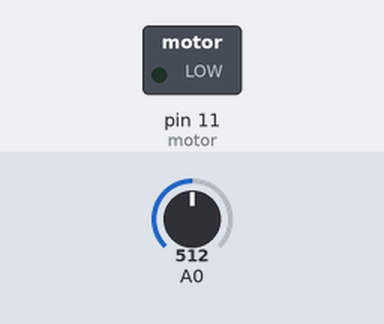
This sketch was run on a simulated Arduino Uno, built with avr-gcc and run on an emulated ATmega328P. Parts: switched loads named in the sketch (green lamp = pin HIGH). The inputs (shaded band) are chosen by the test bench; at power-on: A0 = 512.

Above: at 1.2 s.
1.3 s: A0 set to 912
2.8 s: A0 set to 949
At 4.0 s:
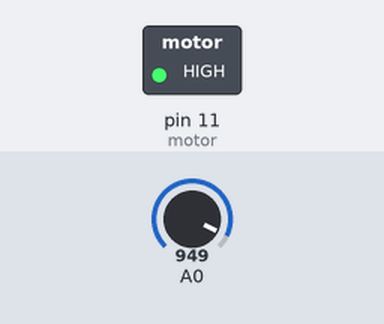
4.3 s: A0 set to 900
At 5.4 s:
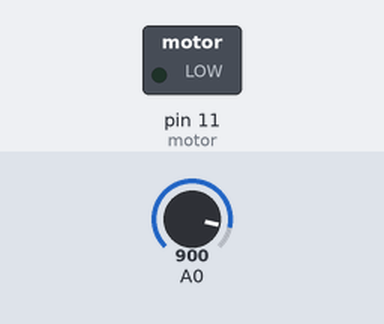
5.8 s: A0 set to 1023
At 6.5 s:
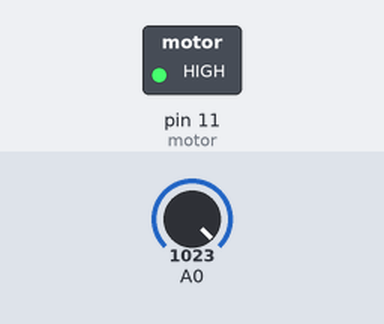
Timing chart, 0 to 8.3 s (numbered marks = the images above; inputs shaded):
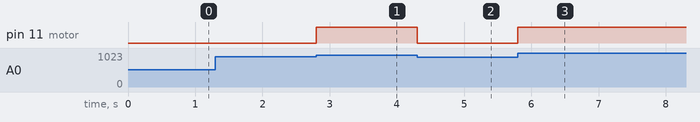

The sketch:

Plant_Irrigation.ino
```cpp
int value = A0;
int sensorValue = 0;
int motor = 11;

void setup()
{
  Serial.begin(9600);
  pinMode(motor, OUTPUT);
}

void loop()
{
  int value = analogRead(A0);
  value = map(value, 0, 1023, 0, 100);

  if (value > 90)
  {
    digitalWrite(11, HIGH);
  }
  else
  {
    digitalWrite(11, LOW);
  }
}
```

Measured:
- the behaviour switches between 930 and 931 on A0 (found by bisection; images 0 and 1)
- after the input at 1.3 s, every drawn part: stays the same
- after the input at 2.8 s, pin 11 (motor): LOW → HIGH at once
- after the input at 4.3 s, pin 11 (motor): HIGH → LOW at once
- after the input at 5.8 s, pin 11 (motor): LOW → HIGH at once
